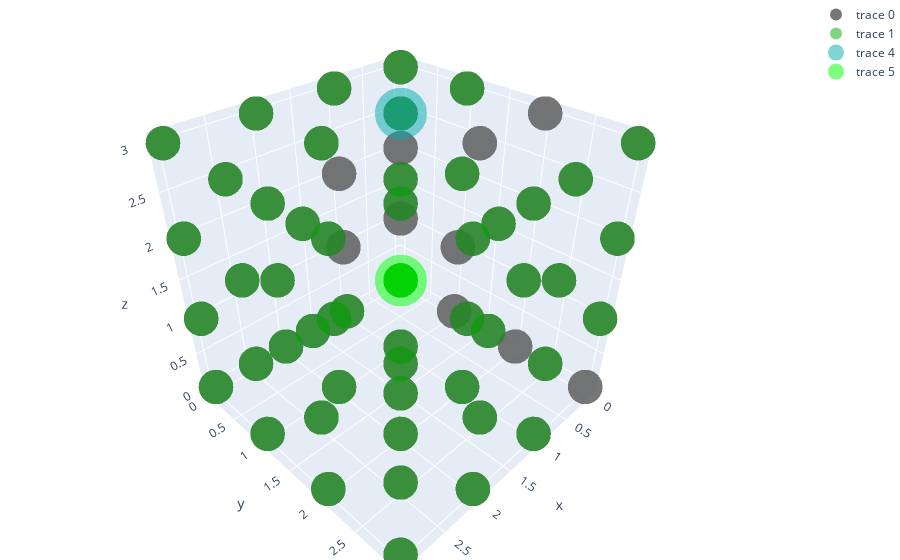

The notebook cell this image was saved under:
### Code cell
plot_cube(cube_sol,start_point=(0,0,0))
print(cube_sol.list_dir)

### Figure 1 — Plotly figure (JSON) as saved in the notebook; plotly's stock layout.template omitted (floating-point values rounded to 4 significant figures)
{"data": [{"marker": {"color": "#555", "opacity": 0.8, "size": 12}, "mode": "markers", "type": "scatter3d", "x": [0, 0, 0, 0, 0, 0, 0, 0, 0, 0, 0, 0, 0, 0, 0, 0, 1, 1, 1, 1, 1, 1, 1, 1, 1, 1, 1, 1, 1, 1, 1, 1, 2, 2, 2, 2, 2, 2, 2, 2, 2, 2, 2, 2, 2, 2, 2, 2, 3, 3, 3, 3, 3, 3, 3, 3, 3, 3, 3, 3, 3, 3, 3, 3], "y": [0, 0, 0, 0, 1, 1, 1, 1, 2, 2, 2, 2, 3, 3, 3, 3, 0, 0, 0, 0, 1, 1, 1, 1, 2, 2, 2, 2, 3, 3, 3, 3, 0, 0, 0, 0, 1, 1, 1, 1, 2, 2, 2, 2, 3, 3, 3, 3, 0, 0, 0, 0, 1, 1, 1, 1, 2, 2, 2, 2, 3, 3, 3, 3], "z": [0, 1, 2, 3, 0, 1, 2, 3, 0, 1, 2, 3, 0, 1, 2, 3, 0, 1, 2, 3, 0, 1, 2, 3, 0, 1, 2, 3, 0, 1, 2, 3, 0, 1, 2, 3, 0, 1, 2, 3, 0, 1, 2, 3, 0, 1, 2, 3, 0, 1, 2, 3, 0, 1, 2, 3, 0, 1, 2, 3, 0, 1, 2, 3]}, {"marker": {"color": "#0a0", "opacity": 0.5, "size": 12}, "mode": "markers", "type": "scatter3d", "x": [0, 0, 0, 0, 0, 0, 0, 0, 0, 1, 1, 1, 1, 1, 1, 1, 1, 1, 1, 1, 1, 1, 2, 2, 2, 2, 2, 2, 2, 2, 2, 2, 2, 2, 2, 2, 2, 2, 3, 3, 3, 3, 3, 3, 3, 3, 3, 3, 3, 3, 3, 3, 3, 3], "y": [0, 0, 1, 1, 2, 2, 3, 3, 3, 0, 0, 1, 1, 1, 1, 2, 2, 2, 3, 3, 3, 3, 0, 0, 0, 0, 1, 1, 1, 1, 2, 2, 2, 2, 3, 3, 3, 3, 0, 0, 0, 0, 1, 1, 1, 1, 2, 2, 2, 2, 3, 3, 3, 3], "z": [0, 3, 2, 3, 1, 2, 1, 2, 3, 0, 3, 0, 1, 2, 3, 0, 1, 2, 0, 1, 2, 3, 0, 1, 2, 3, 0, 1, 2, 3, 0, 1, 2, 3, 0, 1, 2, 3, 0, 1, 2, 3, 0, 1, 2, 3, 0, 1, 2, 3, 0, 1, 2, 3]}, {"marker": {"color": "#f00", "opacity": 0.5, "size": 12}, "mode": "markers", "type": "scatter3d", "x": [], "y": [], "z": []}, {"marker": {"color": "#000", "opacity": 1, "size": 12}, "mode": "markers", "type": "scatter3d", "x": [], "y": [], "z": []}, {"marker": {"color": "#0aa", "opacity": 0.5, "size": 18}, "mode": "markers", "type": "scatter3d", "x": [1], "y": [1], "z": [3]}, {"marker": {"color": "#0f0", "opacity": 0.5, "size": 18}, "mode": "markers", "type": "scatter3d", "x": [0], "y": [0], "z": [0]}], "layout": {"margin": {"b": 0, "l": 0, "r": 0, "t": 0}}}
